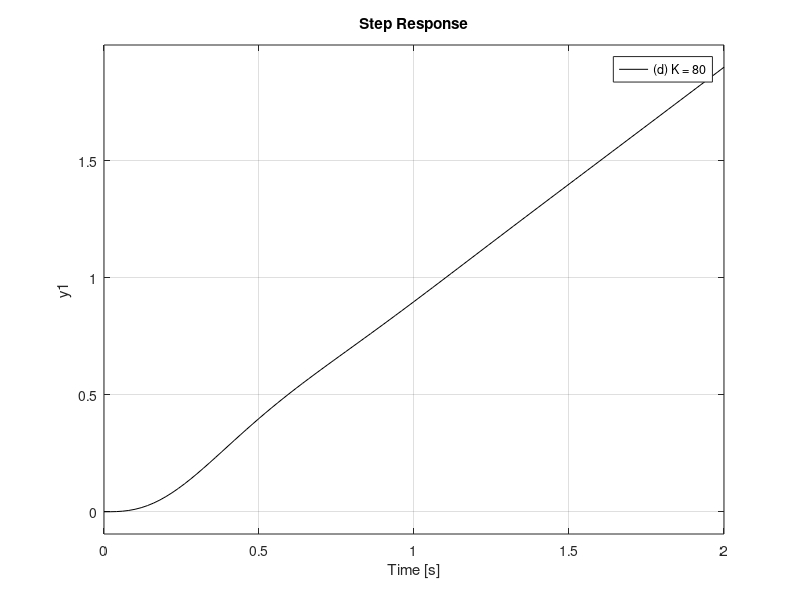

The MATLAB script that drew this image: (Note: this script raises an error after producing the figure.)
pkg load control
H = tf(1,1);
K = 7;
G = tf([0 0 K],conv([0 1 0],[0 1 8]));
TFa = feedback(G,H);

H = tf(1,1);
K = 16;
G = tf([0 0 K],conv([0 1 0],[0 1 8]));
TFb = feedback(G,H);

H = tf(1,1);
K = 80;
G = tf([0 0 K],conv([0 1 0],[0 1 8]));
TFc = feedback(G,H);

%figure(1);clf;step(TFa,'k-',TFb,'k--',TFc,'k-.');
%legend('(a) k = 7','(b) k = 16','(c) k = 80','northeast');

TFd = series(TFc,tf([0 1],[1 0]));
figure(2);clf;step(TFd,'k-');legend('(d) K = 80','northeast');hold on;
plot(t,t);
title('Resposta a rampa unitária')